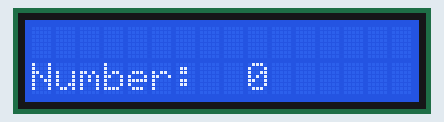
Simulated run of this sketch. Board: Arduino Uno, built with avr-gcc and run on an emulated ATmega328P. On the bench: 16×2 character LCD.

Above: at 0.11 s.
At 5.03 s:
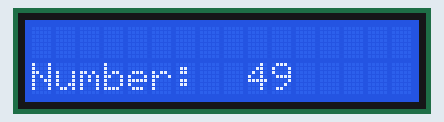
At 9.96 s:
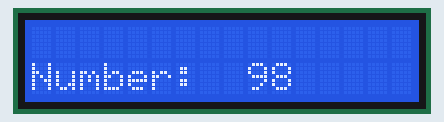
At 19.92 s:
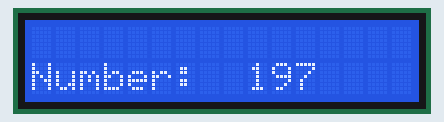
At 29.89 s:
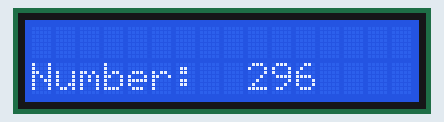
At 39.85 s:
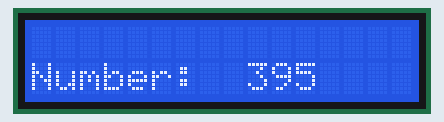

The sketch:

SimpleLCDDisplay.ino
```cpp
#include <LiquidCrystal.h>

LiquidCrystal lcd(7, 8, 9, 10, 11 , 12);

void setup() {
  lcd.begin(16, 2);
  lcd.setCursor(0,1);
  lcd.write("Number: ");
}

void loop() {
  //No connected sensor to test analogRead(A0)
  //int sensorValue = analogRead(A0);


  //int sensorValue = 250;

  int i = 0;
  for(; i<999; i++)
  {
    lcd.setCursor(9,1);
    lcd.print(i);
    delay(100);
  }

}

//tested works final commit done
```
